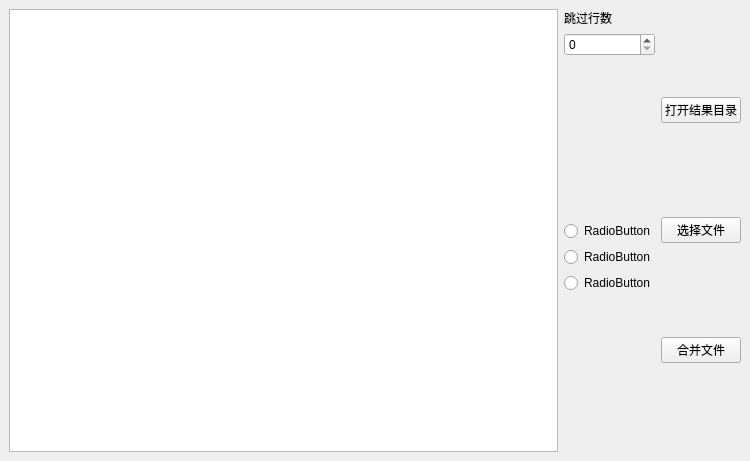
<?xml version="1.0" encoding="UTF-8"?>
<ui version="4.0">
 <class>MainWindow</class>
 <widget class="QMainWindow" name="MainWindow">
  <property name="geometry">
   <rect>
    <x>0</x>
    <y>0</y>
    <width>750</width>
    <height>461</height>
   </rect>
  </property>
  <property name="windowTitle">
   <string>MainWindow</string>
  </property>
  <widget class="QWidget" name="centralWidget">
   <layout class="QGridLayout" name="gridLayout_2">
    <item row="0" column="0">
     <layout class="QGridLayout" name="gridLayout">
      <item row="0" column="0">
       <widget class="QTextBrowser" name="textBrowser"/>
      </item>
      <item row="0" column="1">
       <layout class="QVBoxLayout" name="verticalLayout_5">
        <item>
         <layout class="QVBoxLayout" name="verticalLayout_3">
          <item>
           <widget class="QLabel" name="label">
            <property name="text">
             <string>跳过行数</string>
            </property>
           </widget>
          </item>
          <item>
           <widget class="QSpinBox" name="spinBox"/>
          </item>
          <item>
           <layout class="QVBoxLayout" name="verticalLayout_4">
            <item>
             <spacer name="verticalSpacer_2">
              <property name="orientation">
               <enum>Qt::Vertical</enum>
              </property>
              <property name="sizeHint" stdset="0">
               <size>
                <width>20</width>
                <height>40</height>
               </size>
              </property>
             </spacer>
            </item>
            <item>
             <layout class="QVBoxLayout" name="verticalLayout_9"/>
            </item>
            <item>
             <widget class="QRadioButton" name="radioButton_2">
              <property name="text">
               <string>RadioButton</string>
              </property>
             </widget>
            </item>
            <item>
             <widget class="QRadioButton" name="radioButton">
              <property name="text">
               <string>RadioButton</string>
              </property>
             </widget>
            </item>
            <item>
             <widget class="QRadioButton" name="radioButton_3">
              <property name="text">
               <string>RadioButton</string>
              </property>
             </widget>
            </item>
            <item>
             <spacer name="verticalSpacer">
              <property name="orientation">
               <enum>Qt::Vertical</enum>
              </property>
              <property name="sizeHint" stdset="0">
               <size>
                <width>20</width>
                <height>40</height>
               </size>
              </property>
             </spacer>
            </item>
            <item>
             <layout class="QVBoxLayout" name="verticalLayout_7"/>
            </item>
           </layout>
          </item>
         </layout>
        </item>
       </layout>
      </item>
      <item row="0" column="2">
       <layout class="QVBoxLayout" name="verticalLayout">
        <item>
         <widget class="QPushButton" name="pushButton_3">
          <property name="text">
           <string>打开结果目录</string>
          </property>
         </widget>
        </item>
        <item>
         <widget class="QPushButton" name="pushButton">
          <property name="text">
           <string>选择文件</string>
          </property>
         </widget>
        </item>
        <item>
         <widget class="QPushButton" name="pushButton_2">
          <property name="text">
           <string>合并文件</string>
          </property>
         </widget>
        </item>
        <item>
         <layout class="QVBoxLayout" name="verticalLayout_8"/>
        </item>
       </layout>
      </item>
     </layout>
    </item>
   </layout>
  </widget>
 </widget>
 <resources/>
 <connections/>
</ui>
